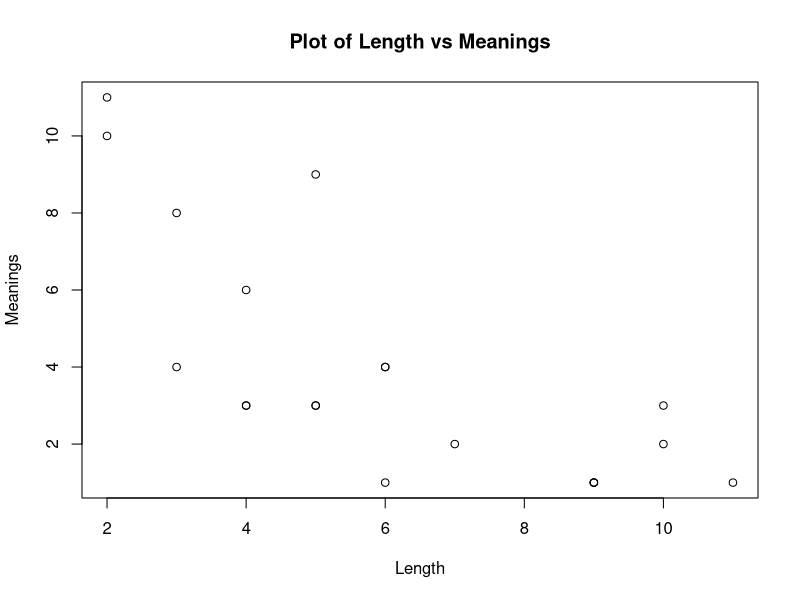

This chart was generated by the following R code:
# We first enter the data under two different variables names
Length=c(3,6,2,6,2,9,6,5,9,4,7,11,5,4,3,9,10,5,4,10)
Meanings=c(8,4,10,1,11,1,4,3,1,6,2,1,9,3,4,1,3,3,3,2)
data=data.frame(Length,Meanings)

Mean = colMeans(data)
Std_Dev = apply(data, MARGIN=2, sd)

# We now plot the points and SAVE it as a PDF
# Make sure to add the PATH to the location where the plot is to be saved
pdf('C:/Users/RichardT/Documents/Statistics/Stats_Rcode/Stats_Abdi_R.pdf')
plot(Length,Meanings,main="Plot of Length vs Meanings")
dev.off()

# We now perform a correlation and a test on the data which gives
# confidence intervals
cor1=cor.test(Length, Meanings,method = c("pearson"))

# We now perform a regression analysis on the data
reg1=lm(Length~Meanings)

# We now perform an ANOVA on the data
aov1=aov(Length~Meanings)

# We now print the data and all the results
print(data)
print(Mean)
print(Std_Dev)
print(cor1)
summary(reg1)
summary(aov1)